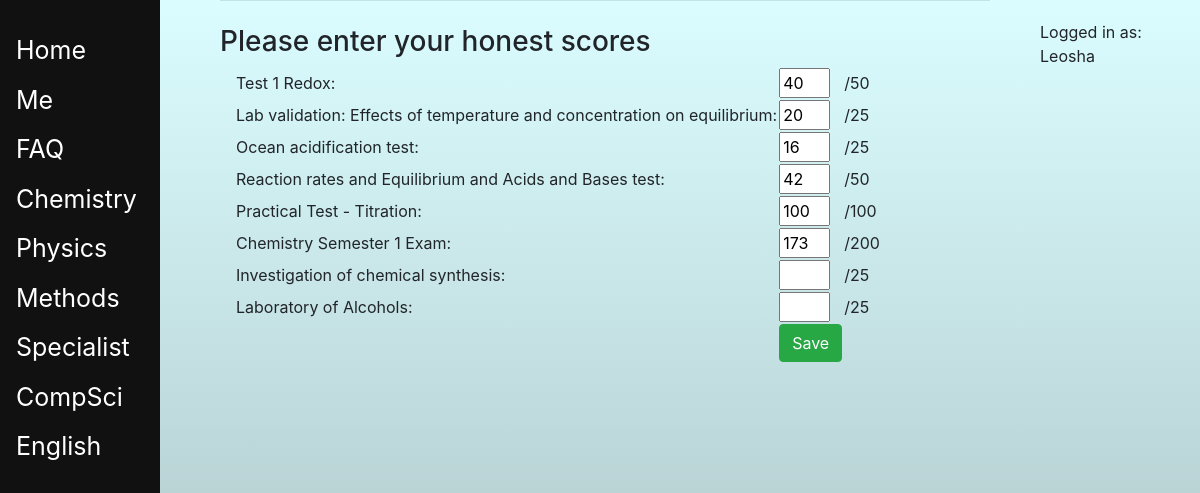
Screenshot of /Chemistry/update_marks (signed in) with the database file from the repository.
### main/models.py (models this page shows, shortened)
class Subject(models.Model):
    name = models.CharField(max_length=30)
    students = models.ManyToManyField(User, blank=True)
    gives_atar_bonus = models.BooleanField(null=True)

class Test(models.Model):
    name = models.CharField(max_length=200)
    short_name = models.CharField(max_length=200, null=True)
    marks_out_of = models.IntegerField()
    weighting = models.DecimalField(decimal_places=2, max_digits=5)
    order = models.IntegerField()
    subject = models.ForeignKey(Subject, on_delete=models.CASCADE)
    has_happened = models.BooleanField(null=True)
    is_exam = models.BooleanField(null=True)

### main/views.py (the view)
# urls.py: path("<slug:subject_name>/update_marks", views.update_marks, name='update marks'),
def update_marks(response, subject_name):
    subject = Subject.objects.get(name=subject_name)
    user = response.user
    if subject in response.user.subject_set.all():
        if response.method == "POST":
            form = UpdateMarks(response.POST, subject=subject, user=user)
            if form.is_valid():
                user = response.user
                for i, test in enumerate(subject.test_set.filter(has_happened=True).order_by('order')):
                    score = form.cleaned_data['%s_field' % i]
                    if score:
                        mark = Mark.objects.filter(test=test, student=user)
                        if mark.exists():
                            mark = Mark.objects.get(test=test, student=user)
                            print(score)
                            mark.value = score
                        else:
                            mark = Mark(value=score, test=test, student=user)
                        mark.save()
                student_marks = Mark.objects.filter(student=user, test__subject=subject)
                weighted_sum, weighting_sum = 0, 0
                for mark in student_marks:
                    weighted_sum += float(mark.test.weighting) * float(mark.value)/float(mark.test.marks_out_of)
                    weighting_sum += mark.test.weighting
                if weighting_sum != 0:
                    weighted_average = float(weighted_sum)/float(weighting_sum)
                else:
                    weighted_average = 0
                average = Average.objects.filter(subject=subject, student=user)
                if average.exists():
                    average = Average.objects.get(subject=subject, student=user)
                    average.value = weighted_average
                else:
                    average = Average(student=user, subject=subject, value=weighted_average)
                average.save()
                update_ranks(subject)
                return redirect("/" + str(subject) + "/%s" % response.user.username)
        else:
            form = UpdateMarks(subject=subject, user=user)
            marks_list = [Test.objects.get(subject=subject, order=i).marks_out_of for i in range(1, len(Test.objects.filter(subject=subject))+1)]
            data = zip(form, marks_list)
            return render(response, 'main/update_marks.html', {**{"form": form, "data": data}, **essential_context(user)})
    else:
        return error(response, 403)

### main/forms.py
class UpdateMarks(forms.Form):
    def __init__(self, *args, **kwargs):
        self.subject = kwargs.pop('subject', None)
        self.user = kwargs.pop('user', None)
        super(UpdateMarks, self).__init__(*args, *kwargs)
        for i, test in enumerate(self.subject.test_set.filter(has_happened=True).order_by('order')):
            if Mark.objects.filter(test=test, student=self.user).exists():
                self.fields['%s_field' % i] = forms.IntegerField(label=test.name, required=False, min_value=0, max_value=test.marks_out_of, initial=str(Mark.objects.get(test=test, student=self.user).value))
            else:
                self.fields['%s_field' % i] = forms.IntegerField(label=test.name, required=False, min_value=0, max_value=test.marks_out_of)

### main/models.py (called while the page is built)
    def __str__(self):
        return self.code

### main/views.py (called while the page is built)
def essential_context(active_user):
    if active_user.is_anonymous:
        return {'active_user': active_user}
    class_codes = list()
    subject_names = list()
    print(active_user.username)
    for subject_ in active_user.subject_set.all():
        subject_names += [subject_.name]
        print(Class.objects.filter(subject=subject_, students=active_user))
        class_codes += [Class.objects.get(subject=subject_, students=active_user).code]
    subjects = zip(subject_names, class_codes)
    return {'active_user': active_user, 'subjects': subjects}

### main/templates/main/update_marks.html (shortened to what this page needs)
{% extends 'main/base.html' %}
{% block content %}
	<h3>Please enter your honest scores</h3>
	<div class="container">
		<form method="post" class="form-group">
			<table>
			{% for field, marks in data %}
				<tr>
					<td>{{field.label}}:</td>
					<td width=50px>{{field}}</td>
					<td>/{{marks}}</td>
				</tr>
			{% endfor %}
			<tr>
				<td></td>
				<td><button name="save" type="submit" class="btn btn-success">Save</button></td>
			</tr>
			</table>
		</form>
	</div>
{% endblock %}

### main/templates/main/base.html (shortened to what this page needs)
<!doctype html>
<html>
<head>
	{% load static %}
	<link rel="stylesheet" href="{% static 'main/js/jquery-3.4.1.min.js' %}">
	<link rel="stylesheet" href="{% static 'main/js/sorttable.js' %}">
	<link rel="stylesheet" href="https://stackpath.bootstrapcdn.com/bootstrap/4.3.1/css/bootstrap.min.css">
	{% load staticfiles %}
</head>
<body>
	<div class="sidenav">
		<ul>
			<li><a href="/">Home</a></li>
			<li><a href="/{{active_user.username}}">Me</a></li>
			<li><a href="/FAQ/">FAQ</a></li>
			{% for subject_name, class_code in subjects %}
				<li class="dropdown">
					<a href="/{{subject_name}}" class="dropbtn">{{subject_name}}</a>
				</li>
			{% endfor %}
		</ul>
	</div>
	<div class="sidenav2">
		Logged in as: {{active_user.username}}
	</div>
 	{% load static %}
	<div id="content" name="content" class="main">
		<div class="row justify-content-center">
			<div class="col-8">
				{% block content %}
				{% endblock %}
			</div>
		</div>
	</div>
</body>
</html>

### main/templates/main/update_marks.html (style rules this page uses)
.container input { width: 80%; box-sizing: border-box; }

### rows the page displays
Subject: subjects "Chemistry"
Subject: subjects "Physics"
Subject: subjects "Methods"
Subject: subjects "Specialist"
Subject: subjects "CompSci"
Subject: subjects "English"
Test: label "Test 1 Redox"
Test: label "Lab validation: Effects of temperature and concentration on equilibrium"
Test: label "Ocean acidification test"
Test: label "Reaction rates and Equilibrium and Acids and Bases test"
Test: label "Practical Test - Titration"
Test: label "Chemistry Semester 1 Exam"
Test: label "Investigation of chemical synthesis"
Test: label "Laboratory of Alcohols"

### other values shown
{{ active_user.username }} "Leosha"
{{ marks }} "50" "25" "25" "50" "100" "200" "25" "25"
